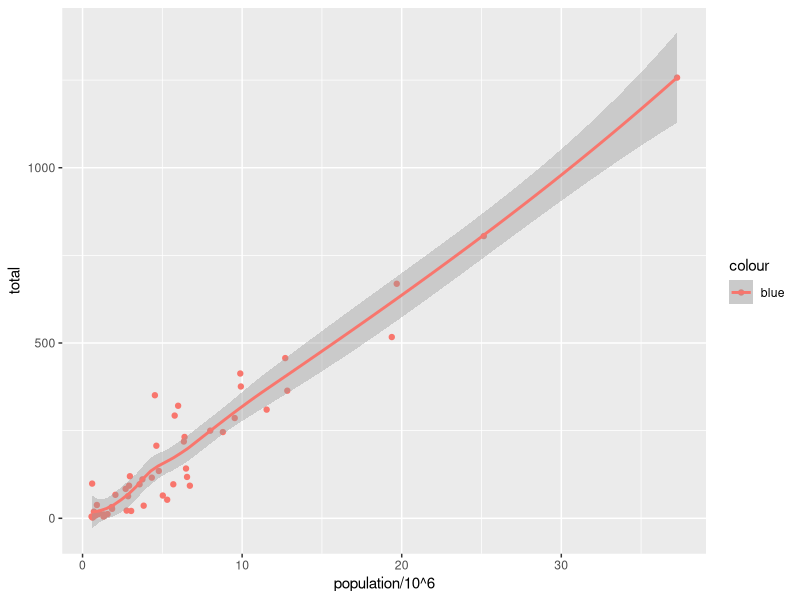
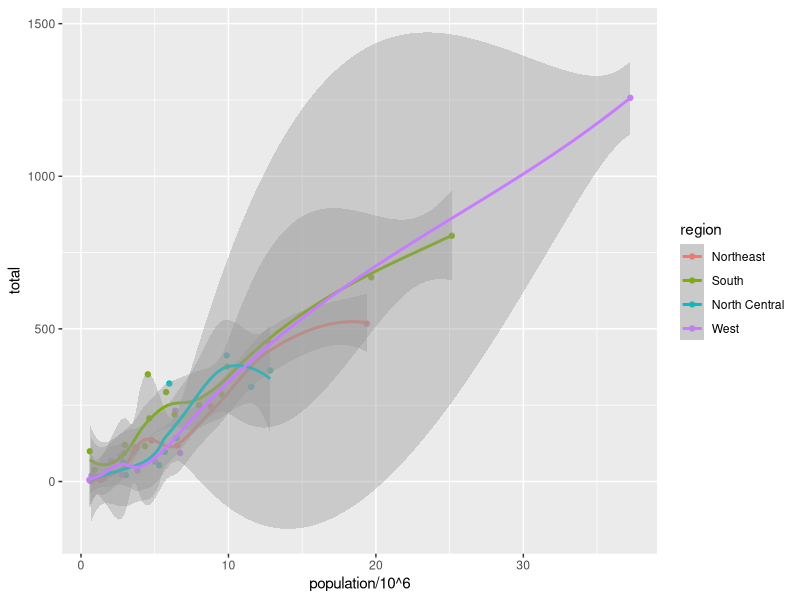
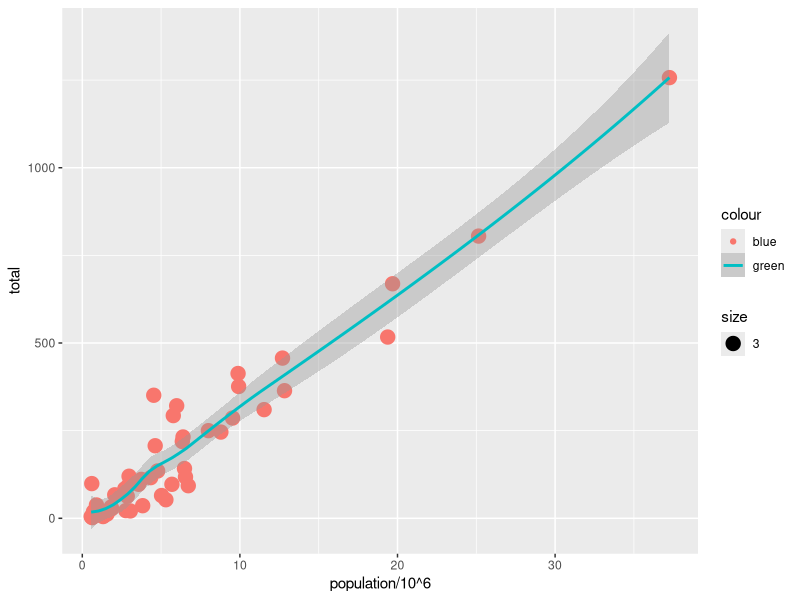
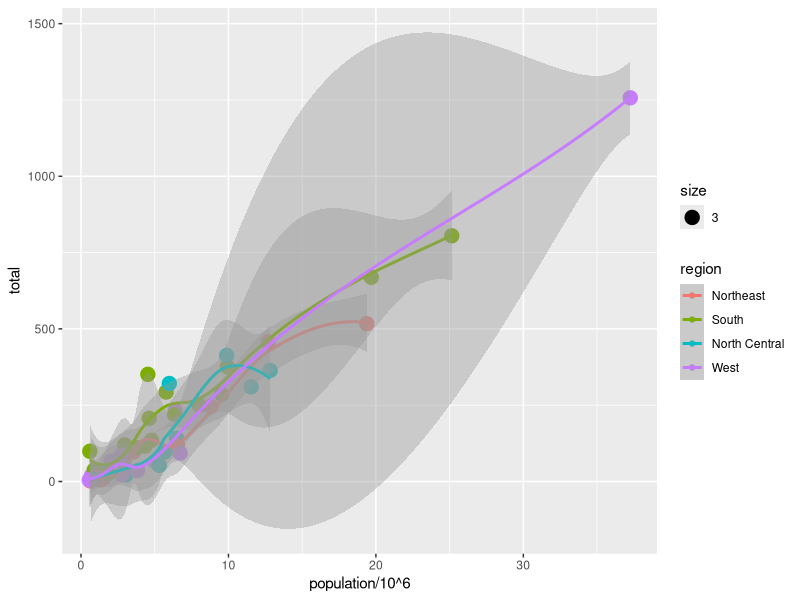
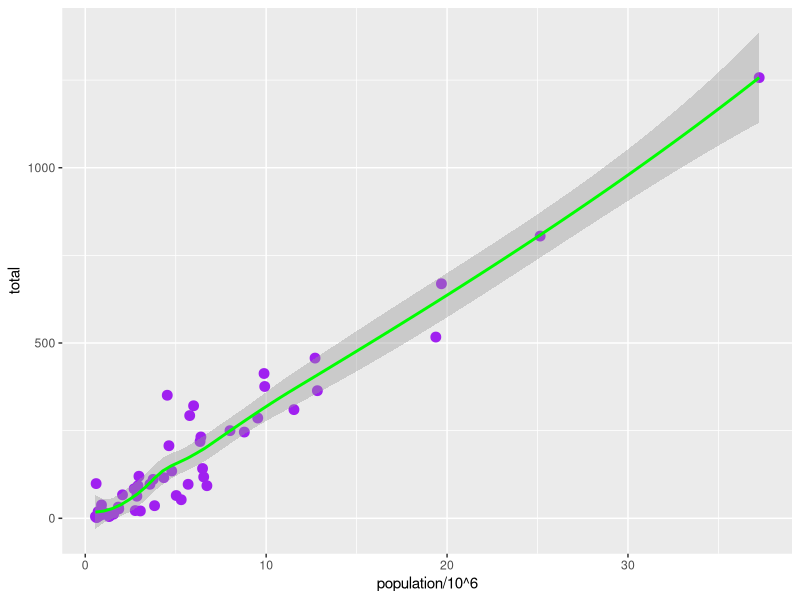
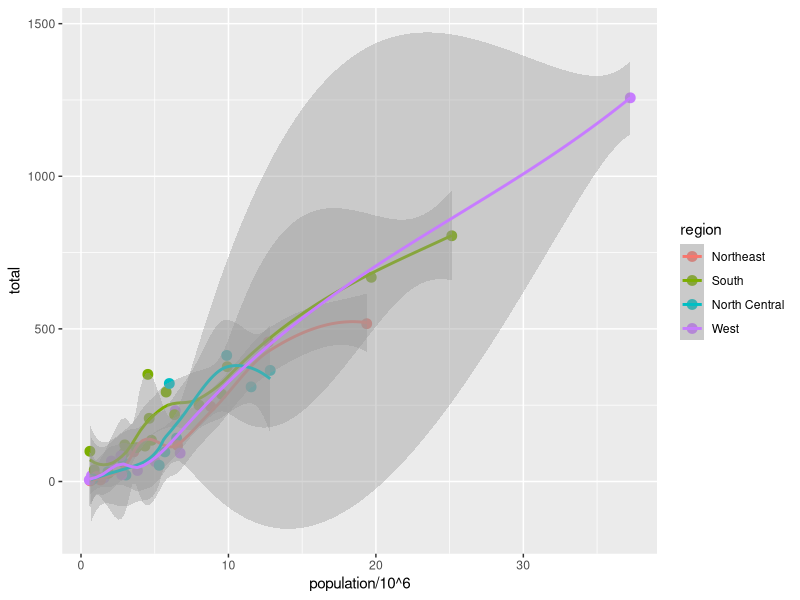
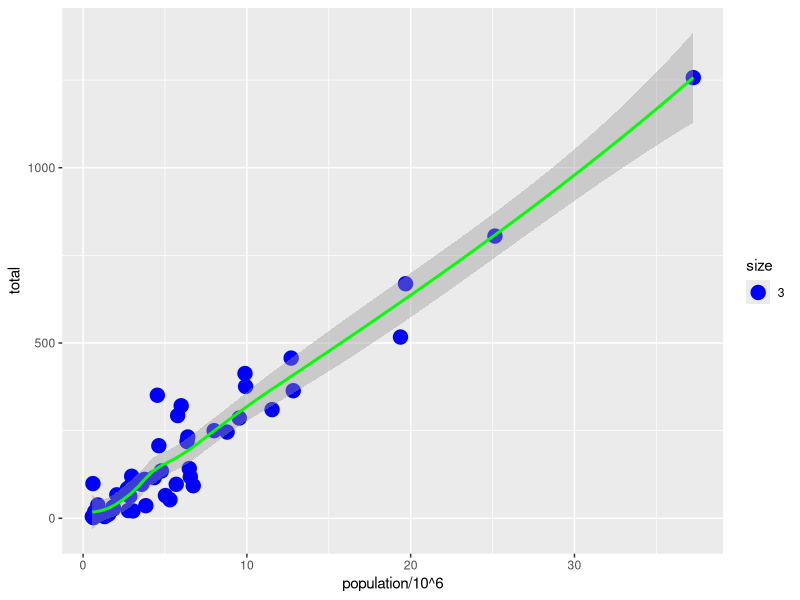
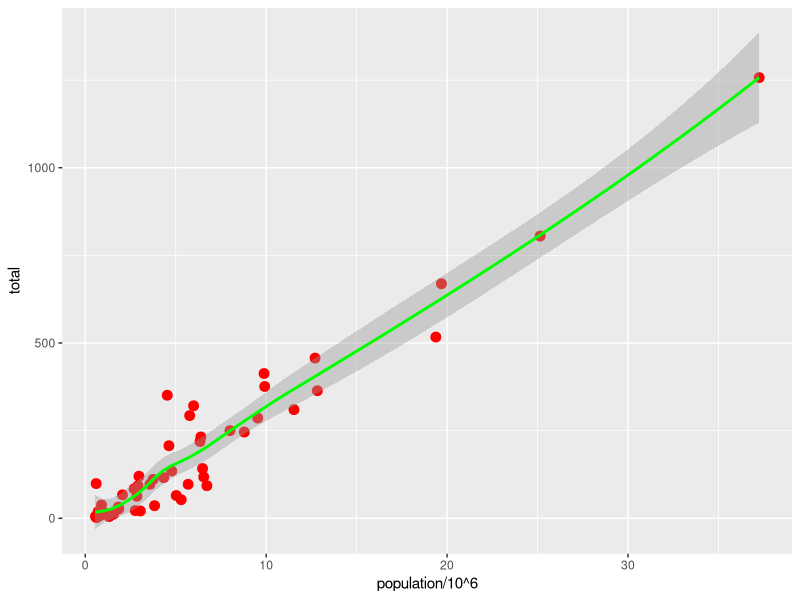

Source code (R) for these figures, in order:
library(ggplot2)
library(dplyr)
library(dslabs)

data(murders)

# Colors inside aes() and outside aes ##########################################

# Single color: inside aes() in global mapping
print(ggplot(murders,
       aes(population/10^6, total, color="blue")) +
  geom_point() +
  geom_smooth()
)

# Color based variable: inside aes() in global mapping
print(ggplot(murders,
             aes(population/10^6, total, color=region)) +
        geom_point() +
        geom_smooth()
)

# Single color: inside aes() in local mapping
print(ggplot(murders) +
        geom_point(aes(population/10^6, total,size = 3,  color="blue")) +
        geom_smooth(aes(population/10^6, total,  color="green"))
)

# Color based on variable: inside aes() in local mapping
print(ggplot(murders) +
        geom_point(aes(population/10^6, total,size = 3,  color=region)) +
        geom_smooth(aes(population/10^6, total,  color=region))
)

# Overwrite the colors

# Overwrite color in local mapping
print(ggplot(murders, aes(population/10^6, total,  color=region)) +
        geom_point(size=3, color="purple") +
        geom_smooth(color="green")
)

# Global "global":  No
print(ggplot(murders, aes(population/10^6, total,  color=region), color="blue") +
        geom_point(size=3) +
        geom_smooth()
)

# local "global": yes
print(ggplot(murders) +
        geom_point(aes(population/10^6, total, size=3, color=region), color="blue") +
        geom_smooth(aes(population/10^6, total, color=region), color="green")
)

# Can use pipe in ggplot() ########################

murders %>% ggplot() +
  geom_point(aes(population/10^6, total), size=3, color="red") +
  geom_smooth(aes(population/10^6, total, color=region), color="green")

# Can use plot object to add layers
p2 <- murders %>% ggplot()
p2 + geom_point(aes(population/10^6, total), size=3, color="red") +
  geom_smooth(aes(population/10^6, total), color="green")
